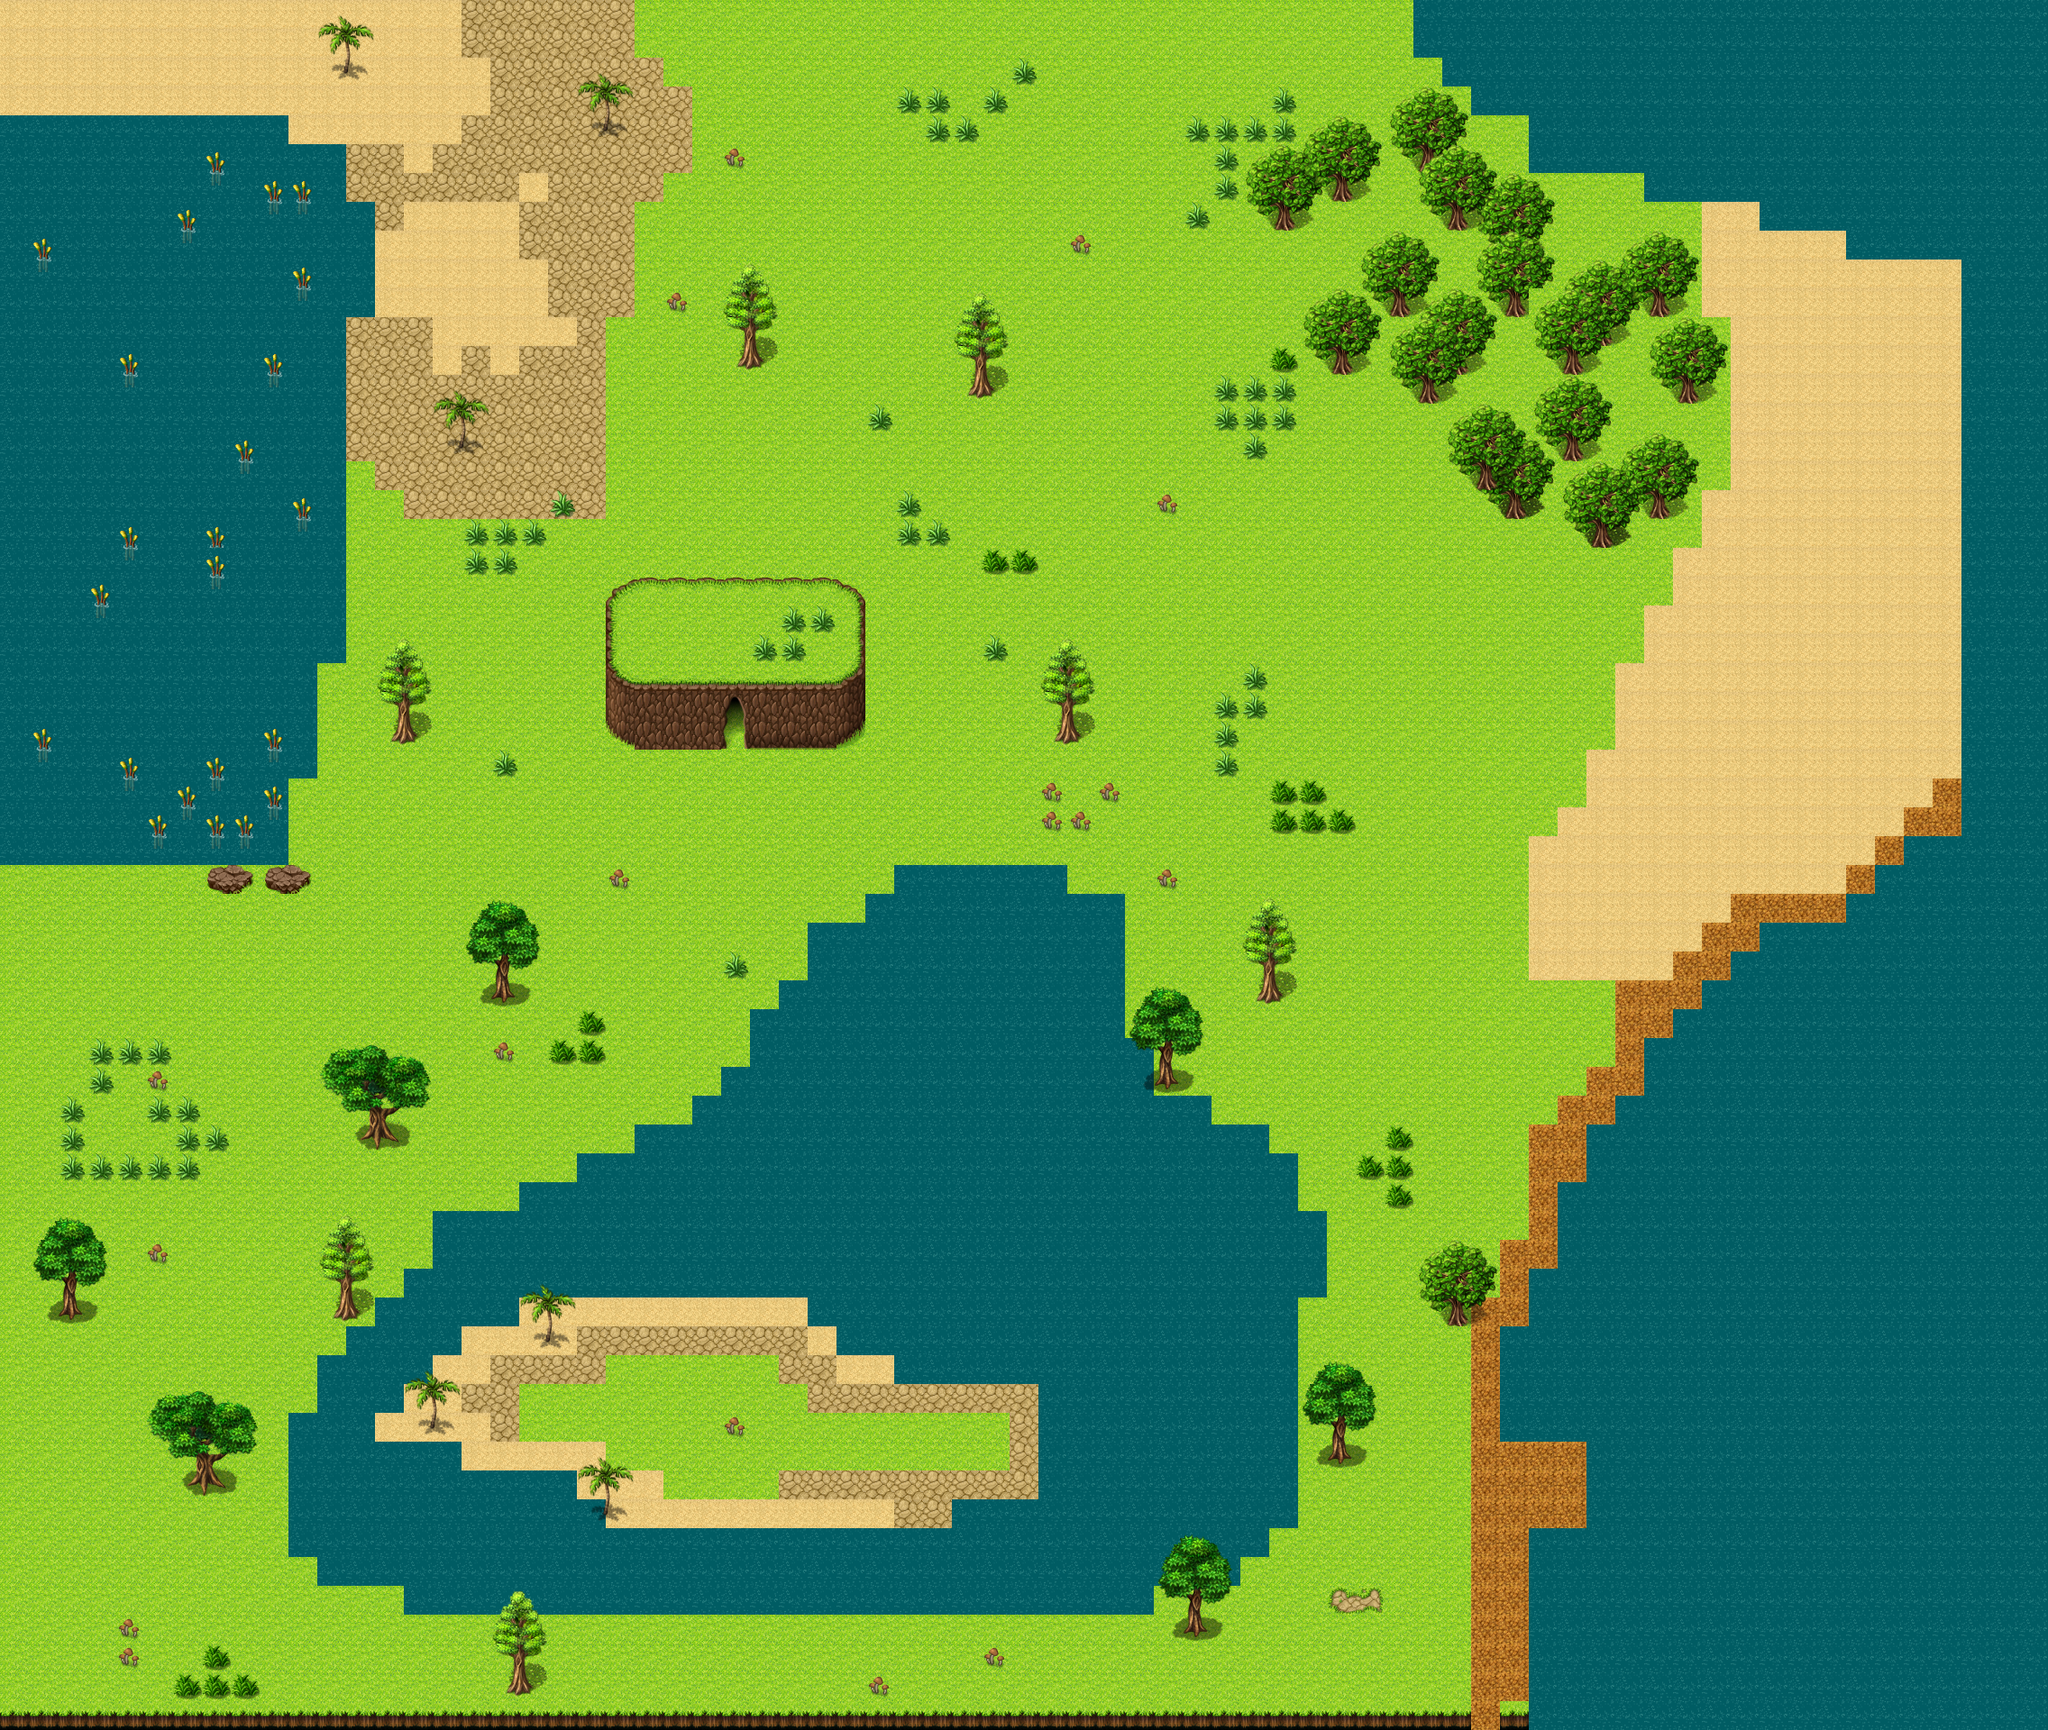

This game map was drawn from its Tiled (.tmx) file and the tilesets committed beside it. A one-line description and the trimmed map source follow:
An orthogonal 71x60 tile map with 32x32 px tiles, 4 tile layers (ground, houses, plants 1, plants 2).

<map version="1.2" tiledversion="1.3.0" orientation="orthogonal" renderorder="right-down" compressionlevel="0" width="71" height="60" tilewidth="32" tileheight="32" infinite="0" nextlayerid="5" nextobjectid="1">
 <tileset firstgid="1" source="nature.tsx" />
 <layer id="1" name="ground" width="71" height="60">
  <data>[4260 cells, 4260 non-empty, 9 distinct tile ids]</data>
 </layer>
 <layer id="3" name="houses" width="71" height="60">
  <data>[4260 cells, 40 non-empty, 16 distinct tile ids]</data>
 </layer>
 <layer id="2" name="plants 1" width="71" height="60">
  <data>[4260 cells, 1390 non-empty, 60 distinct tile ids]</data>
 </layer>
 <layer id="4" name="plants 2" width="71" height="60">
  <data>[4260 cells, 93 non-empty, 9 distinct tile ids]</data>
 </layer>
</map>
